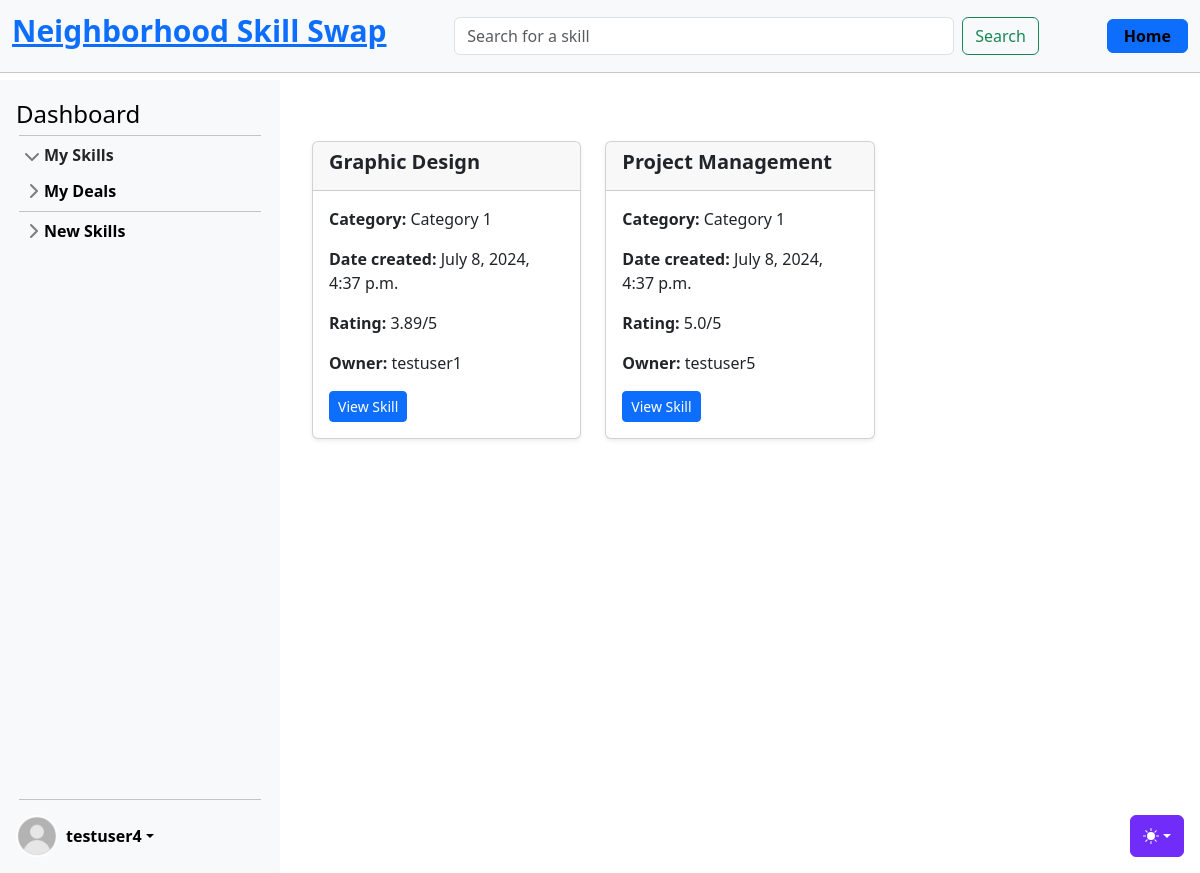
The page /skills/categories/Category 1/ (signed in) on the database as committed earlier.
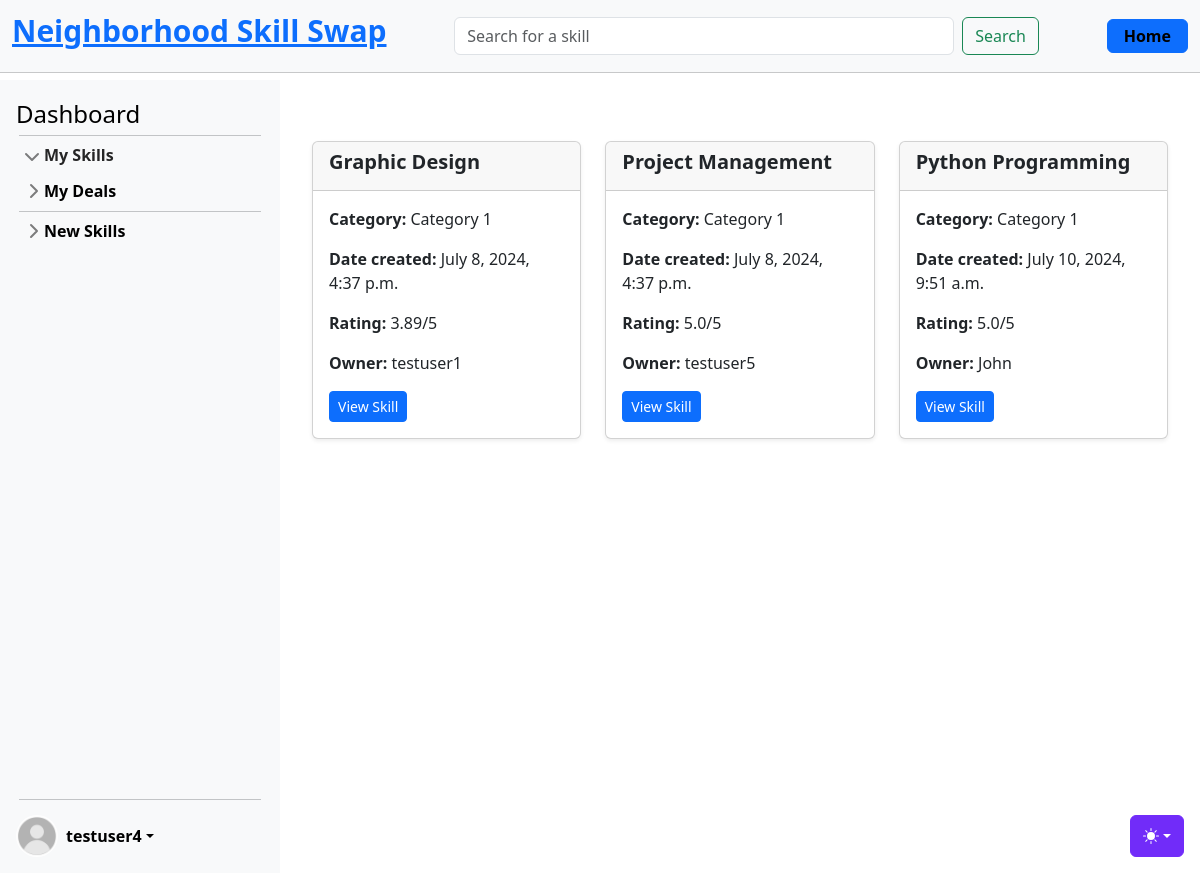
The same page on the database as committed later.
### skills/models.py (models this page shows, shortened)
class Skill(models.Model):
    name = models.CharField(max_length=100, blank=False)
    level = models.CharField(max_length=20, blank=False)
    description = models.TextField()
    owner = models.ForeignKey(settings.AUTH_USER_MODEL, on_delete=models.CASCADE)
    category = models.ForeignKey(Category, on_delete=models.CASCADE)
    date = models.DateTimeField(auto_now_add=True)
    skill_type = models.CharField(max_length=20, blank=False)
    rating = models.FloatField(default=5.0)

class Category(models.Model):
    name = models.CharField(max_length=100, unique=True, blank=False)
    def __str__(self):
        return self.name

### accounts/models.py (models this page shows)
class CustomUser(AbstractUser):
    age = models.PositiveIntegerField(null=True, blank=True)
    def __str__(self):
        return self.username

### skills/views_skills.py (the view)
# urls.py: path("", SkillListView.as_view(), name="skill_list"),
class SkillListView(LoginRequiredMixin, ListView):
    model = Skill
    template_name = "skills/skill_list.html"
    form_class = SkillSearchForm
    context_object_name = "skills"
    def dispatch(self, request: HttpRequest, *args: str, **kwargs: str) -> HttpResponse:
        self.request_path = request.path
        self.skill_type = kwargs.get("skill_type", None)
        self.category = kwargs.get("category", None)
        return super().dispatch(request, *args, **kwargs)
    def get_queryset(self) -> Skill:
        skillset_all_other_users = Skill.objects.exclude(
            Q(owner=self.request.user) | Q(skill_type="wanted")
        )
        skillset_user = Skill.objects.filter(owner=self.request.user)
        skillset_all = Skill.objects.all()
        search_term = self.request.GET.get("search_term")
        if self.request_path == "/skills/search/":
            if search_term:
                skillset = skillset_all_other_users.filter(
                    Q(name__icontains=search_term)
                    | Q(description__icontains=search_term)
                )
            else:
                skillset = Skill.objects.none()
        elif self.request_path.startswith("/skills/categories/") and self.category:
            skillset = skillset_all_other_users.filter(
                category__name__iexact=self.category
            )
        elif self.request_path == "/skills/wanted":
            skillset = skillset_user.filter(skill_type="wanted")
        elif self.request_path == "/skills/offered":
            skillset = skillset_user.filter(skill_type="offered")
        elif self.request_path == "/skills/all":
            skillset = skillset_all
        else:
            pass
        return skillset
    def get_context_data(self, **kwargs: str) -> dict[str, str]:
        context = super().get_context_data(**kwargs)
        context["form"] = SkillSearchForm(self.request.GET or None)
        search_term = self.request.GET.get("search_term")
        print(f"search term in get_context_data: {search_term}")
        if (
            self.request_path == "/skills/search/"
            and search_term
            and not context["skills"]
        ):
            context["no_results"] = "No skills matched your search criteria."
        return context

### skills/forms.py
class SkillSearchForm(forms.Form):
    search_term = forms.CharField(max_length=100, required=False, label="Search")

### templates/skills/skill_list.html (shortened to what this page needs)
{% extends 'base.html' %}
{% block content %}
<div class="container mt-4">
    <div class="row">
        {% for skill in skills %}
        <div class="col-md-4 mb-4">
            <div class="card h-100 shadow-sm">
                <div class="card-header">
                    <h5 class="card-title">{{ skill.name }}</h5>
                </div>
                <div class="card-body">
                    <p class="card-text"><strong>Category:</strong> {{ skill.category }}</p>
                    <p class="card-text"><strong>Date created:</strong> {{ skill.date }}</p>
                    {% if skill.skill_type != "wanted" %}
                        <p class="card-text"><strong>Rating:</strong> {{ skill.rating }}/5</p>
                    {% endif %}
                    {% if skill.owner != request.user %}
                        <p class="card-text"><strong>Owner:</strong> {{ skill.owner }}</p>
                    {% endif %}
                    <a href="{% url 'skill_detail' skill.pk %}" class="btn btn-primary btn-sm">View Skill</a>
                </div>
            </div>
        </div>
        {% endfor %}
    </div>
</div>
{% endblock %}

Rows that differ between the two databases and show on the page:
added Skill: name "Python Programming", category "Category 1", date "July 10, 2024, 9:51 a.m.", rating "5.0", owner "John"
